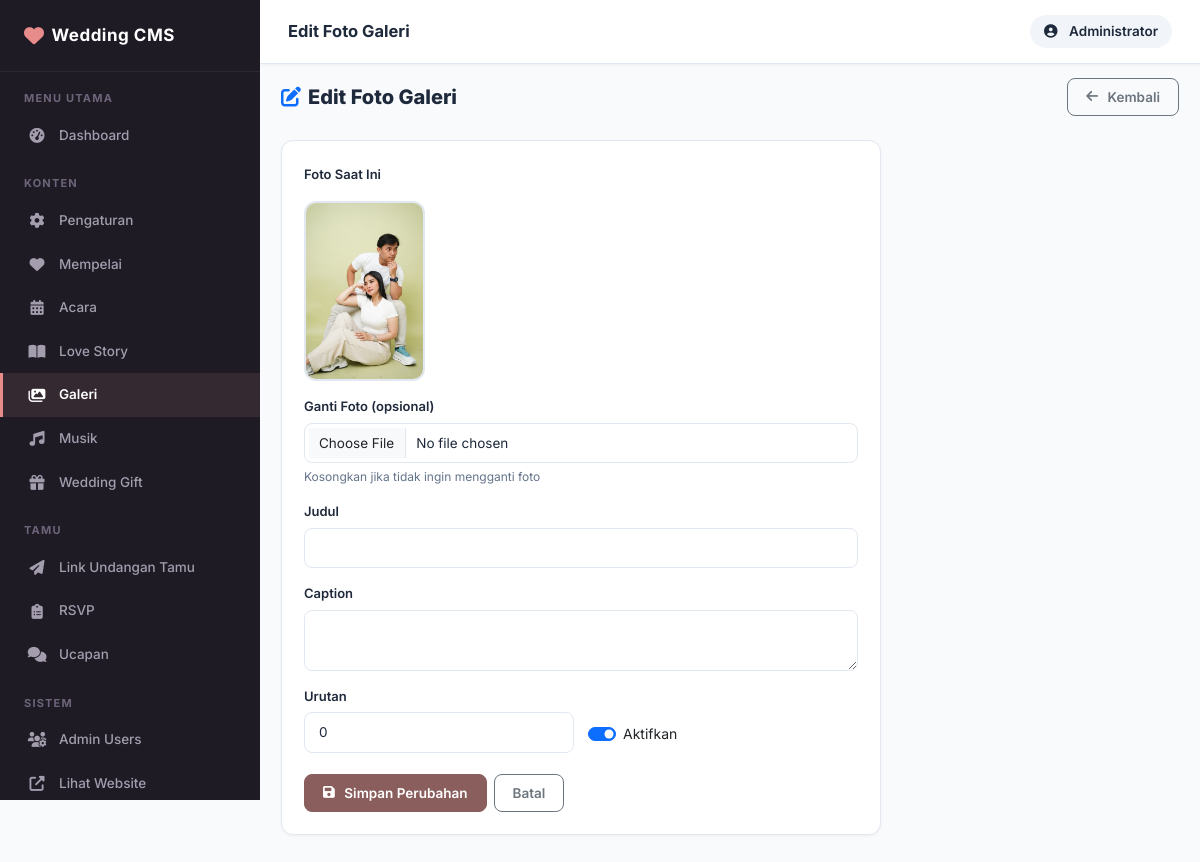
The page /admin/gallery/edit.php?id=3 (signed in) on the database its author committed.
### tables this page shows
CREATE TABLE `gallery` (
  `id` int UNSIGNED NOT NULL,
  `image` varchar(255) NOT NULL,
  `title` varchar(150) NOT NULL DEFAULT '',
  `caption` text NOT NULL,
  `sort_order` int UNSIGNED NOT NULL DEFAULT '0',
  `is_active` tinyint(1) NOT NULL DEFAULT '1',
  `created_at` timestamp NOT NULL DEFAULT CURRENT_TIMESTAMP,
  `updated_at` timestamp NOT NULL DEFAULT CURRENT_TIMESTAMP ON UPDATE CURRENT_TIMESTAMP
);

### includes/helpers.php (called while the page is built, shortened)
<?php
function e(string $value): string {
    return htmlspecialchars($value, ENT_QUOTES, 'UTF-8');
}
function is_https(): bool {
    return false;
}
function base_url(string $path = ''): string {
    $protocol = is_https() ? 'https' : 'http';
    $host     = $_SERVER['HTTP_HOST'] ?? 'localhost';
    $root_fs  = str_replace('\\', '/', dirname(__DIR__));
    $doc_root = str_replace('\\', '/', rtrim($_SERVER['DOCUMENT_ROOT'] ?? '', '/\\'));
    if ($doc_root !== '' && strpos($root_fs, $doc_root) === 0) {
        $base = substr($root_fs, strlen($doc_root));
    } else {
        $script = str_replace('\\', '/', $_SERVER['SCRIPT_NAME'] ?? '/index.php');
        $base   = preg_replace('#/(admin|includes|assets|uploads|database)(/.*)?$#', '', $script);
        $base   = rtrim(dirname($base), '/');
    }
    $base = rtrim($base, '/');
    return $protocol . '://' . $host . $base . '/' . ltrim($path, '/');
}
function admin_url(string $path = ''): string {
    return base_url('admin/' . ltrim($path, '/'));
}
function upload_url(string $path = '', string $type = 'image'): string {
    $clean = ltrim($path, '/');
    $clean = ltrim($clean, '/');
    if ($type === 'music') {
        if (!str_starts_with($clean, 'music/')) {
            $clean = 'music/' . $clean;
        }
    } else {
        if (!str_starts_with($clean, 'images/') && !str_starts_with($clean, 'music/')) {
            $clean = 'images/' . $clean;
        }
    }
    return base_url('uploads/' . $clean);
}
function int_input(string $key, int $default = 0, string $method = 'POST'): int {
    $source = $method === 'GET' ? INPUT_GET : INPUT_POST;
    $val    = filter_input($source, $key, FILTER_VALIDATE_INT);
    return ($val === false || $val === null) ? $default : (int) $val;
}

### includes/db.php (called while the page is built, shortened)
<?php
function get_db(): PDO {
    static $pdo = null;
    if ($pdo === null) {
        try {
            $dsn = 'mysql:host=' . DB_HOST . ';dbname=' . DB_NAME . ';charset=' . DB_CHARSET;
            $options = [
                PDO::ATTR_ERRMODE            => PDO::ERRMODE_EXCEPTION,
                PDO::ATTR_DEFAULT_FETCH_MODE => PDO::FETCH_ASSOC,
                PDO::ATTR_EMULATE_PREPARES   => false,
            ];
            $pdo = new PDO($dsn, DB_USER, DB_PASS, $options);
        } catch (PDOException $e) {
            error_log('Database connection failed: ' . $e->getMessage());
            die(json_encode(['error' => true, 'message' => 'Database connection failed.']));
        }
    }
    return $pdo;
}
function db_row(string $sql, array $params = []): ?array {
    try {
        $stmt = get_db()->prepare($sql);
        $stmt->execute($params);
        $row = $stmt->fetch();
        return $row ?: null;
    } catch (PDOException $e) {
        error_log('Query error: ' . $e->getMessage() . ' SQL: ' . $sql);
        return null;
    }
}

### includes/functions.php (called while the page is built, shortened)
<?php
require_once __DIR__ . '/db.php';
require_once __DIR__ . '/helpers.php';
function get_gallery_item(int $id): ?array {
    return db_row("SELECT * FROM gallery WHERE id = ?", [$id]);
}

### admin/gallery/edit.php (the view, shortened to what this page needs)
<?php
$id   = int_input('id', 0, 'GET');
$item = get_gallery_item($id);
require_once dirname(__DIR__) . '/includes/header.php';
?>
<div class="page-header">
    <h4><i class="fas fa-edit me-2 text-primary"></i>Edit Foto Galeri</h4>
    <a href="<?= admin_url('gallery/index.php') ?>" class="btn btn-outline-secondary">
        <i class="fas fa-arrow-left me-1"></i>Kembali
    </a>
</div>
<div class="card" style="max-width:600px;">
    <div class="card-body">
        <form method="POST" enctype="multipart/form-data">
            <div class="mb-3">
                <label class="form-label">Foto Saat Ini</label>
                <div>
                    <img src="<?= upload_url(e($item['image'])) ?>"
                         alt="Gallery" class="img-preview">
                </div>
            </div>
            <div class="mb-3">
                <label class="form-label">Ganti Foto (opsional)</label>
                <input type="file" name="image" class="form-control" accept="image/*" data-preview="prevImg">
                <div class="form-text">Kosongkan jika tidak ingin mengganti foto</div>
            </div>
            <div class="mb-3">
                <label class="form-label">Judul</label>
                <input type="text" name="title" class="form-control" value="<?= e($item['title']) ?>">
            </div>
            <div class="mb-3">
                <label class="form-label">Caption</label>
                <textarea name="caption" class="form-control" rows="2"><?= e($item['caption']) ?></textarea>
            </div>
            <div class="row g-3 mb-4">
                <div class="col-6">
                    <label class="form-label">Urutan</label>
                    <input type="number" name="sort_order" class="form-control"
                           value="<?= (int)$item['sort_order'] ?>" min="0">
                </div>
                <div class="col-6 d-flex align-items-end">
                    <div class="form-check form-switch mb-2">
                        <input class="form-check-input" type="checkbox" name="is_active" id="is_active"
                               <?= $item['is_active'] ? 'checked' : '' ?>>
                        <label class="form-check-label" for="is_active">Aktifkan</label>
                    </div>
                </div>
            </div>
            <div class="d-flex gap-2">
                <button type="submit" class="btn btn-primary">
                    <i class="fas fa-save me-1"></i>Simpan Perubahan
                </button>
                <a href="<?= admin_url('gallery/index.php') ?>" class="btn btn-outline-secondary">Batal</a>
            </div>
        </form>
    </div>
</div>
<?php require_once dirname(__DIR__) . '/includes/footer.php'; ?>

### assets/css/admin.css (style rules this page uses)
:root { --sidebar-width: 260px; --sidebar-bg: #1e1b24; --sidebar-hover: #2d2838; --sidebar-active: #8b5e5e; --sidebar-text: #a49dae; --sidebar-text-active: #ffffff; --topbar-height: 64px; --topbar-bg: #ffffff; --primary: #8b5e5e; --primary-hover: #754c4c; --primary-light: #f5ebe6; --secondary: #d8b4a0; --success: #10b981; --danger: #ef4444; --warning: #f59e0b; --info: #0ea5e9; --body-bg: #f8fafc; --card-bg: #ffffff; --border-color: #e2e8f0; --text-dark: #1e293b; --text-muted: #64748b; --font: 'Inter', -apple-system, BlinkMacSystemFont, sans-serif; --radius: 12px; --shadow-sm: 0 1px 3px rgba(0,0,0,0.05); --shadow-md: 0 4px 16px rgba(0,0,0,0.06); --shadow-lg: 0 10px 30px rgba(0,0,0,0.08); }
*, *::before, *::after { box-sizing: border-box; }
html, body { margin: 0; padding: 0; font-family: var(--font); background: var(--body-bg); color: var(--text-dark); font-size: 14px; line-height: 1.6; -webkit-font-smoothing: antialiased; }
.card { background: var(--card-bg); border: 1px solid var(--border-color); border-radius: var(--radius); box-shadow: var(--shadow-sm); margin-bottom: 24px; overflow: hidden; }
.card-body { padding: 22px; }
.btn { border-radius: 8px; font-size: 13.5px; font-weight: 600; padding: 8px 18px; transition: all 0.2s ease; display: inline-flex; align-items: center; gap: 6px; justify-content: center; }
.btn-primary { background: var(--primary); border-color: var(--primary); color: #fff; }
.form-label { font-weight: 600; font-size: 13px; margin-bottom: 6px; color: var(--text-dark); }
.form-control, .form-select { border-radius: 8px; border: 1px solid var(--border-color); font-size: 13.5px; padding: 9px 14px; color: var(--text-dark); transition: border-color 0.2s, box-shadow 0.2s; }
.form-text { font-size: 12px; color: var(--text-muted); margin-top: 4px; }
.img-preview { max-width: 180px; max-height: 180px; object-fit: cover; border-radius: var(--radius); border: 2px solid var(--border-color); margin-top: 10px; display: block; }
.page-header { display: flex; align-items: center; justify-content: space-between; margin-bottom: 24px; flex-wrap: wrap; gap: 12px; }
.page-header h4 { margin: 0; font-size: 20px; font-weight: 800; color: var(--text-dark); }

### rows shown on the page
gallery: image (picture), sort_order "0", is_active "☑"

### other values the page prints
$page_title "Edit Foto Galeri"
$admin['name'] "Administrator"
